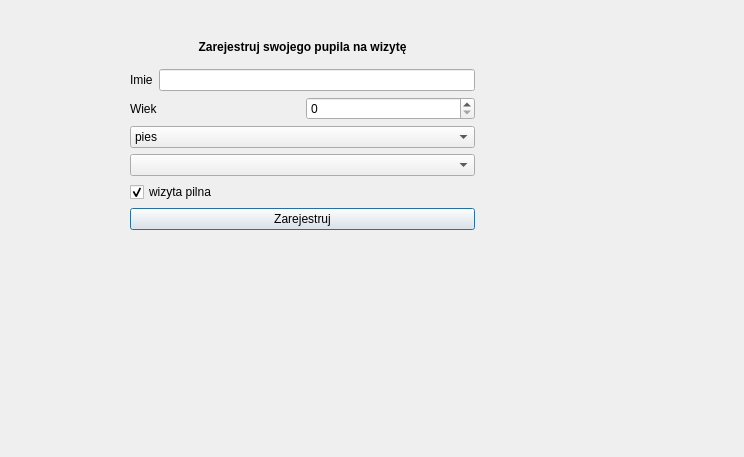
<?xml version="1.0" encoding="UTF-8"?>
<ui version="4.0">
 <class>Dialog</class>
 <widget class="QDialog" name="Dialog">
  <property name="geometry">
   <rect>
    <x>0</x>
    <y>0</y>
    <width>744</width>
    <height>457</height>
   </rect>
  </property>
  <property name="windowTitle">
   <string>Dialog</string>
  </property>
  <property name="styleSheet">
   <string notr="true">color: {&quot;#F5DDDD&quot;}</string>
  </property>
  <widget class="QWidget" name="verticalLayoutWidget">
   <property name="geometry">
    <rect>
     <x>130</x>
     <y>30</y>
     <width>345</width>
     <height>200</height>
    </rect>
   </property>
   <layout class="QVBoxLayout" name="verticalLayout">
    <item>
     <widget class="QLabel" name="label">
      <property name="font">
       <font>
        <weight>75</weight>
        <bold>true</bold>
       </font>
      </property>
      <property name="text">
       <string>Zarejestruj swojego pupila na wizytę</string>
      </property>
      <property name="alignment">
       <set>Qt::AlignCenter</set>
      </property>
     </widget>
    </item>
    <item>
     <layout class="QHBoxLayout" name="horizontalLayout">
      <item>
       <widget class="QLabel" name="label_2">
        <property name="text">
         <string>Imie</string>
        </property>
       </widget>
      </item>
      <item>
       <widget class="QLineEdit" name="imie"/>
      </item>
     </layout>
    </item>
    <item>
     <layout class="QHBoxLayout" name="horizontalLayout_2">
      <item>
       <widget class="QLabel" name="label_3">
        <property name="text">
         <string>Wiek</string>
        </property>
       </widget>
      </item>
      <item>
       <widget class="QSpinBox" name="wiek">
        <property name="maximum">
         <number>30</number>
        </property>
       </widget>
      </item>
     </layout>
    </item>
    <item>
     <widget class="QComboBox" name="rodzajzwierzat">
      <item>
       <property name="text">
        <string>pies</string>
       </property>
      </item>
      <item>
       <property name="text">
        <string>kot</string>
       </property>
      </item>
      <item>
       <property name="text">
        <string>chomik</string>
       </property>
      </item>
     </widget>
    </item>
    <item>
     <widget class="QComboBox" name="lekarze">
      <item>
       <property name="text">
        <string/>
       </property>
      </item>
     </widget>
    </item>
    <item>
     <widget class="QCheckBox" name="wizytapilna">
      <property name="text">
       <string>wizyta pilna</string>
      </property>
      <property name="checked">
       <bool>true</bool>
      </property>
     </widget>
    </item>
    <item>
     <widget class="QPushButton" name="zarejestruj">
      <property name="text">
       <string>Zarejestruj</string>
      </property>
     </widget>
    </item>
   </layout>
  </widget>
 </widget>
 <resources/>
 <connections/>
</ui>
